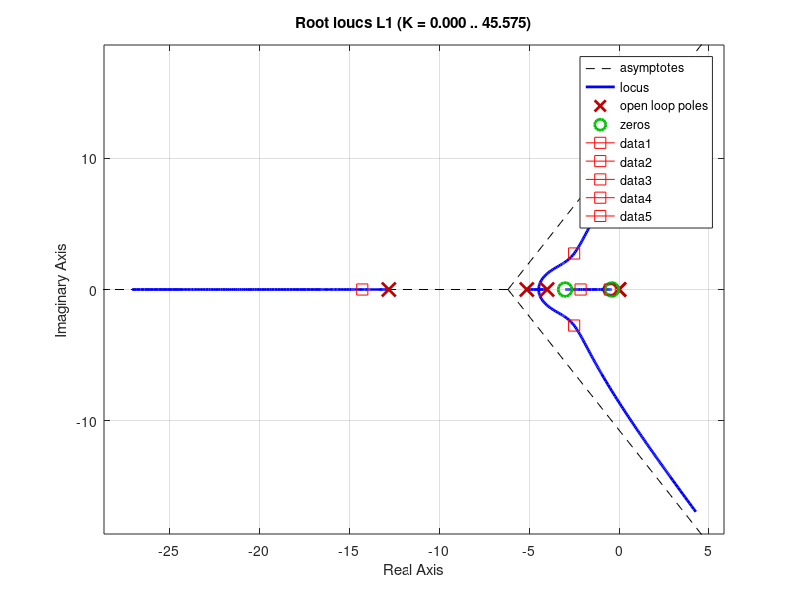
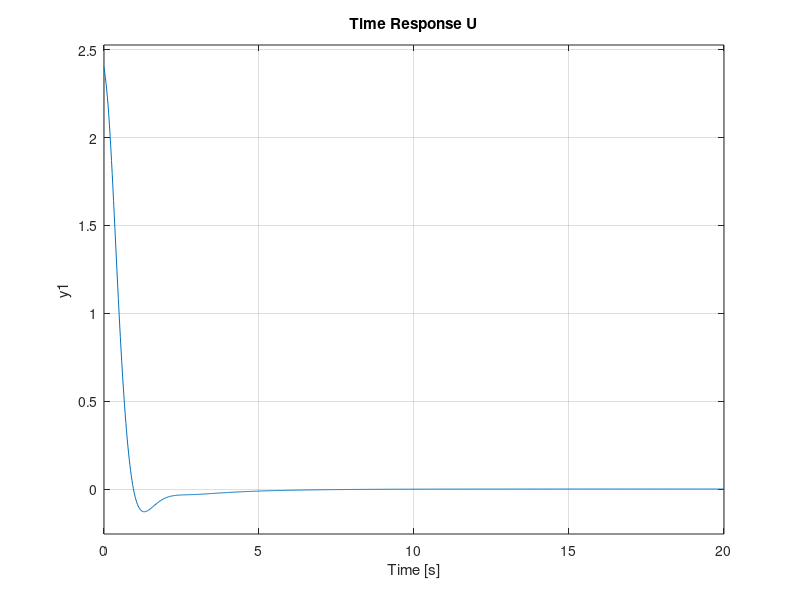
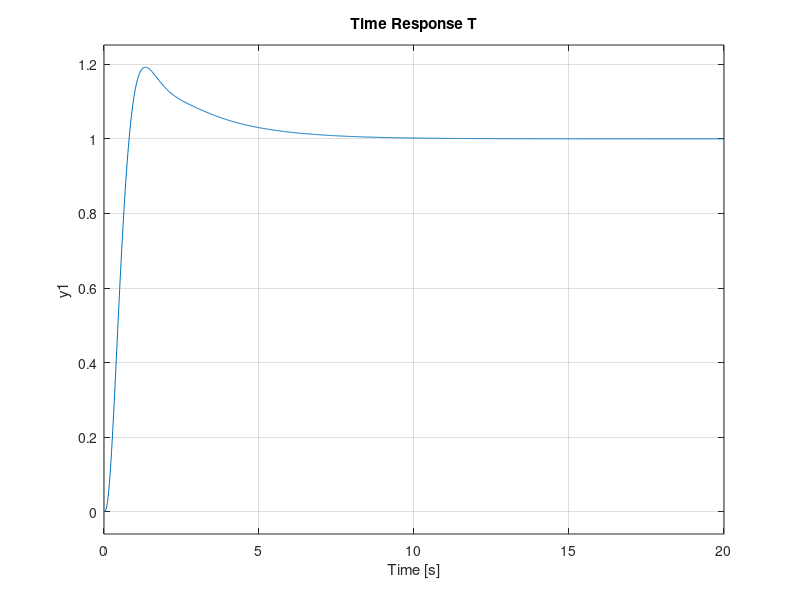

Recreate these plots in MATLAB, in order.
clear 
clc

s=tf('s')

Num_prac = 0.68975;
Den_prac = s*(s*s*0.01524+s*0.2732+1);

lev= Num_prac/Den_prac;


G = tf(lev)
%%
k= 4; %6;
%z1=-6+0.01*j
%z2=conj(z1)
z1=-3
z2=-0.4
p1=0;
p2=10*real(z2);
%%
% diseño del controlador
k= 4; 
z1=-3;
z2=-0.4;
p1=0;
p2=10*real(z2);
p= [p1 p2]
%p = [p1];
z = [z1 z2];

C = zpk([z],[p],k)
L1=C*G;
T=feedback(L1,1)
plc=pole(T);

tam_step =  0.05; % m
volt=12;

U=(C*tam_step*volt)/(1+C*G);

% plot de la region de diseno
delete(gcf)
figure(1)
rlocus(L1)

for i =1 : length(plc)
  line(real(plc(i)), imag(plc(i)),  'marker','square', 'color','r', 'markersize', 8)
end


figure(2)
step(U)
title('Time Response U')
grid on


figure(3)
step(T)
title('Time Response T')
grid on

var=c2d(C,10^-3)

cdva=ss(var)
